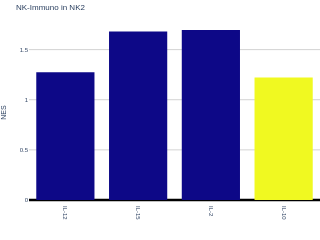

Notebook code cell kept with this figure:
### Code cell
cell_type_data = 'NK2 (NK_CD56hi)'
cell_type_dict = "NK CD56hi"
program = "NK-Immuno"

df_nes = make_bar_chart(
    results,
    results_robust,
    significant_effects_df,
    cell_type_dict = cell_type_dict,
    cell_type_data = cell_type_data,
    program = program,
    cell_type_data_column = "celltype_combo",
    cytokine_column = "cytokine",
    width = 80,
    height = 50,
    title = f"{program} in {cell_type_data.split(' ')[0]}",
    # path = f"./results_final_DEGs/figures/bar_plot_{program}_{cell_type_data}_{tissue}.svg",
    adata = adata[(adata.obs.labels=="NK2") & (adata.obs.MS == "True") & (adata.obs.tissue == "blood")],
    cytokine_info = cytokine_info,
)
df_nes = df_nes.reset_index().rename({"index": "cytokine"},axis=1)

### Figure 1 — Plotly figure (JSON) as saved in the notebook; plotly's stock layout.template omitted (floating-point values rounded to 4 significant figures)
{"data": [{"hovertemplate": "receptor_pattern=<br>=%{x}<br>NES=%{y}<br>direction=%{marker.color}<extra></extra>", "legendgroup": "", "marker": {"color": [-1.0, -1.0, -1.0, 1.0], "coloraxis": "coloraxis", "line": {"width": 0}, "pattern": {"shape": "", "size": 5, "solidity": 0.3}}, "name": "", "orientation": "v", "showlegend": false, "textposition": "auto", "type": "bar", "x": ["IL-12", "IL-15", "IL-2", "IL-10"], "xaxis": "x", "y": [1.274, 1.681, 1.695, 1.222], "yaxis": "y"}], "layout": {"barmode": "relative", "coloraxis": {"colorbar": {"title": {"text": "direction"}}, "colorscale": [[0, "#0d0887"], [0.1111, "#46039f"], [0.2222, "#7201a8"], [0.3333, "#9c179e"], [0.4444, "#bd3786"], [0.5556, "#d8576b"], [0.6667, "#ed7953"], [0.7778, "#fb9f3a"], [0.8889, "#fdca26"], [1, "#f0f921"]], "showscale": false}, "font": {"family": "Arial", "size": 6}, "height": 50, "legend": {"title": {"text": "receptor_pattern"}, "tracegroupgap": 0}, "margin": {"b": 0, "l": 0, "pad": 0, "r": 0, "t": 20}, "paper_bgcolor": "rgba(255,255,255,1)", "plot_bgcolor": "rgba(0,0,0,0)", "showlegend": false, "title": {"text": "NK-Immuno in NK2"}, "width": 80, "xaxis": {"anchor": "y", "categoryarray": ["IL-12", "IL-15", "IL-2", "IL-10"], "categoryorder": "array", "domain": [0, 1], "gridcolor": "lightgray", "showgrid": false, "tickangle": 90, "tickfont": {"family": "Arial", "size": 6}, "title": {"text": ""}}, "yaxis": {"anchor": "x", "domain": [0, 1], "gridcolor": "lightgray", "range": [-0.05, 1.795], "showgrid": true, "tickfont": {"family": "Arial", "size": 6}, "title": {"text": "NES"}, "zeroline": true, "zerolinecolor": "black", "zerolinewidth": 2.5}}}
